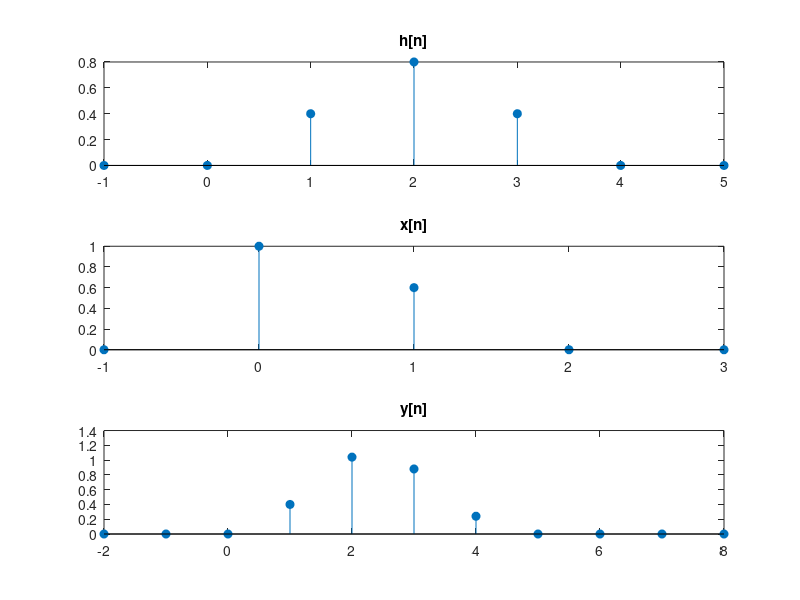

MATLAB code for this plot:

n=10;
% khoi tao hn
hn=[0 0 0.4 0.8 0.4 0 0];  
n_hn=-1:5; 

% khoi tao xn
xn=[0 1 0.6 0 0]; 
n_xn=-1:3; 

yn=conv(hn,xn);
n_yn=(-2:8); 

subplot(3,1,1);
stem(n_hn,hn,'fill'); 
title('h[n]');


subplot(3,1,2);
stem(n_xn,xn,'fill');
title('x[n]');


subplot(3,1,3);
stem(n_yn,yn,'fill'); 
title('y[n]');
